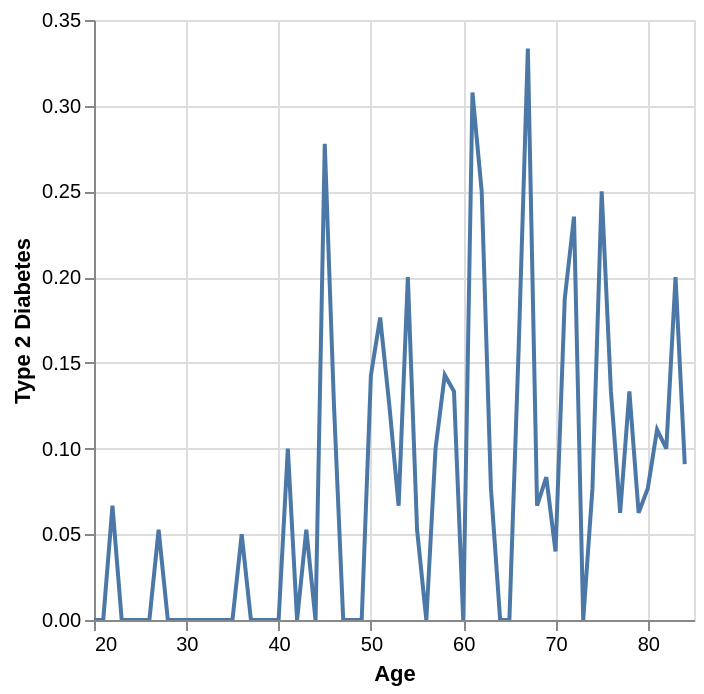

Notebook cell for this chart:
### Code cell
# Type 2 diabetes prevalence should rise with age, and be higher in patients with higher BMI 
# Simple plot demonstrates this relationship - future step is to confrim via anaysis of the data
patients.group_by("Age").agg(
    (pl.col("Type 2 Diabetes")==1).mean().alias("Type 2 Diabetes")
).sort("Age").plot.line(x="Age", y="Type 2 Diabetes")

### Figure 1 — Vega-Lite specification as saved in the notebook (floating-point values rounded to 4 significant figures)
{"config": {"view": {"continuousWidth": 300, "continuousHeight": 300}}, "data": {"name": "data-bce8de67870de723f8d77a44f55a3b27"}, "mark": {"type": "line", "tooltip": true}, "encoding": {"x": {"field": "Age", "type": "quantitative"}, "y": {"field": "Type 2 Diabetes", "type": "quantitative"}}, "params": [{"name": "param_1e9efca18e7a2868", "select": {"type": "interval", "encodings": ["x", "y"]}, "bind": "scales"}], "$schema": "https://vega.github.io/schema/vega-lite/v6.1.0.json", "datasets": {"data-bce8de67870de723f8d77a44f55a3b27": [{"Age": 20, "Type 2 Diabetes": 0.0}, {"Age": 21, "Type 2 Diabetes": 0.0}, {"Age": 22, "Type 2 Diabetes": 0.06667}, {"Age": 23, "Type 2 Diabetes": 0.0}, {"Age": 24, "Type 2 Diabetes": 0.0}, {"Age": 25, "Type 2 Diabetes": 0.0}, {"Age": 26, "Type 2 Diabetes": 0.0}, {"Age": 27, "Type 2 Diabetes": 0.05263}, {"Age": 28, "Type 2 Diabetes": 0.0}, {"Age": 29, "Type 2 Diabetes": 0.0}, {"Age": 30, "Type 2 Diabetes": 0.0}, {"Age": 31, "Type 2 Diabetes": 0.0}, {"Age": 32, "Type 2 Diabetes": 0.0}, {"Age": 33, "Type 2 Diabetes": 0.0}, {"Age": 34, "Type 2 Diabetes": 0.0}, {"Age": 35, "Type 2 Diabetes": 0.0}, {"Age": 36, "Type 2 Diabetes": 0.05}, {"Age": 37, "Type 2 Diabetes": 0.0}, {"Age": 38, "Type 2 Diabetes": 0.0}, {"Age": 39, "Type 2 Diabetes": 0.0}, {"Age": 40, "Type 2 Diabetes": 0.0}, {"Age": 41, "Type 2 Diabetes": 0.1}, {"Age": 42, "Type 2 Diabetes": 0.0}, {"Age": 43, "Type 2 Diabetes": 0.05263}, {"Age": 44, "Type 2 Diabetes": 0.0}, {"Age": 45, "Type 2 Diabetes": 0.2778}, {"Age": 46, "Type 2 Diabetes": 0.125}, {"Age": 47, "Type 2 Diabetes": 0.0}, {"Age": 48, "Type 2 Diabetes": 0.0}, {"Age": 49, "Type 2 Diabetes": 0.0}, {"Age": 50, "Type 2 Diabetes": 0.1429}, {"Age": 51, "Type 2 Diabetes": 0.1765}, {"Age": 52, "Type 2 Diabetes": 0.125}, {"Age": 53, "Type 2 Diabetes": 0.06667}, {"Age": 54, "Type 2 Diabetes": 0.2}, {"Age": 55, "Type 2 Diabetes": 0.05263}, {"Age": 56, "Type 2 Diabetes": 0.0}, {"Age": 57, "Type 2 Diabetes": 0.1}, {"Age": 58, "Type 2 Diabetes": 0.1429}, {"Age": 59, "Type 2 Diabetes": 0.1333}, {"Age": 60, "Type 2 Diabetes": 0.0}, {"Age": 61, "Type 2 Diabetes": 0.3077}, {"Age": 62, "Type 2 Diabetes": 0.25}, {"Age": 63, "Type 2 Diabetes": 0.07692}, {"Age": 64, "Type 2 Diabetes": 0.0}, {"Age": 65, "Type 2 Diabetes": 0.0}, {"Age": 66, "Type 2 Diabetes": 0.1579}, {"Age": 67, "Type 2 Diabetes": 0.3333}, {"Age": 68, "Type 2 Diabetes": 0.06667}, {"Age": 69, "Type 2 Diabetes": 0.08333}, {"Age": 70, "Type 2 Diabetes": 0.04}, {"Age": 71, "Type 2 Diabetes": 0.1875}, {"Age": 72, "Type 2 Diabetes": 0.2353}, {"Age": 73, "Type 2 Diabetes": 0.0}, {"Age": 74, "Type 2 Diabetes": 0.07692}, {"Age": 75, "Type 2 Diabetes": 0.25}, {"Age": 76, "Type 2 Diabetes": 0.1333}, {"Age": 77, "Type 2 Diabetes": 0.0625}, {"Age": 78, "Type 2 Diabetes": 0.1333}, {"Age": 79, "Type 2 Diabetes": 0.0625}, {"Age": 80, "Type 2 Diabetes": 0.07692}, {"Age": 81, "Type 2 Diabetes": 0.1111}, {"Age": 82, "Type 2 Diabetes": 0.1}, {"Age": 83, "Type 2 Diabetes": 0.2}, {"Age": 84, "Type 2 Diabetes": 0.09091}]}}
